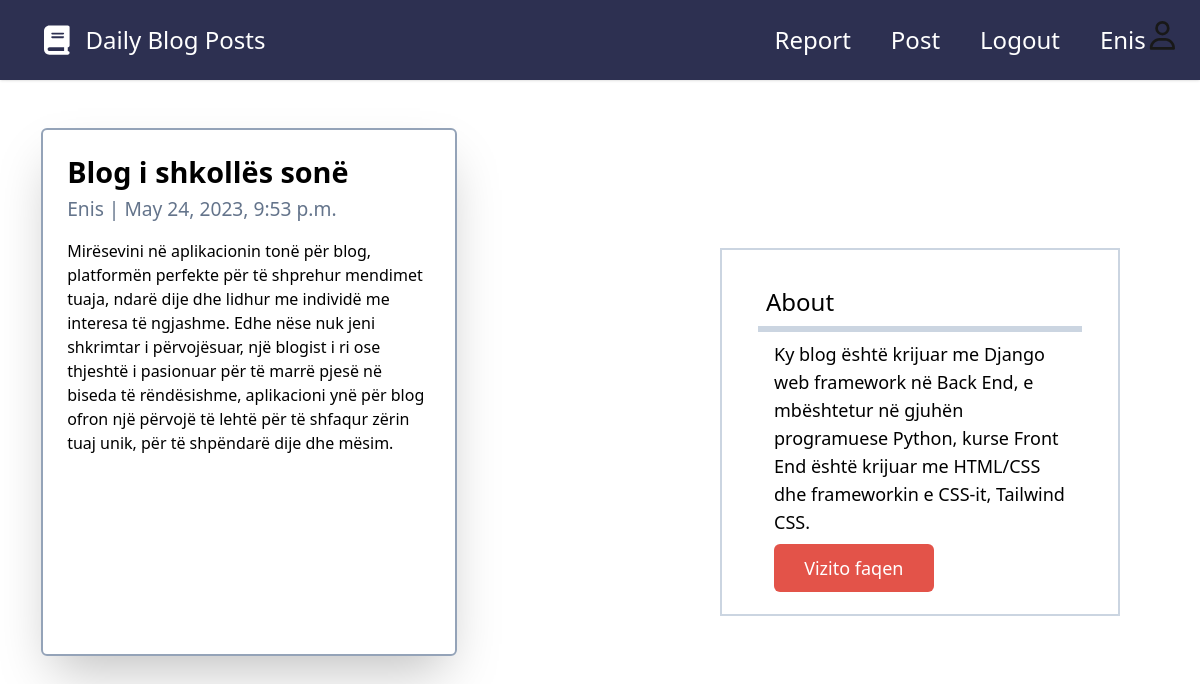
The app's page /blog/main_int/ (signed in) with its own data.
### blog/models.py (models this page shows, shortened)
class Post(models.Model):
	title = models.CharField(max_length=200, unique=True)
	slug = models.SlugField(max_length=200, unique=True)
	author = models.ForeignKey(User, on_delete=models.CASCADE, related_name="blog_posts", editable=False)
	created_on = models.DateTimeField(auto_now_add=True)
	updated_on = models.DateTimeField(auto_now=True)
	content = models.TextField()
	status = models.IntegerField(choices=STATUS, default=0)
	class Meta:
		ordering = ['-created_on']

### blog/views.py (the view)
# urls.py: path('<slug:slug>/', views.DetailView.as_view(), name="post_detail"),
class DetailView(generic.DetailView):
	model = Post
	template_name = 'post_detail.html'

### blog/templates/post_detail.html (shortened to what this page needs)
{% extends 'base.html' %}
{% block content %}
<div id="detail-container" class="p-6 w-[40rem] h-[38rem] rounded-md m-10 border-2 border-slate-400 border-solid shadow-2xl text-lg absolute top-[10%] left-[10%]">
	<div id="row">
		<div id="body-section">
		  <h1 id="detail-title" class="text-3xl mb-4 font-semibold">{% block 'title' %} {{object.title}} {% endblock 'title'%}</h1>
		  <p id="author-name" class="mb-10 text-slate-500">{{ post.author }} | {{ post.created_on }}</p>
		  <p id="content-text">{{ object.content }}</p>
		</div>
	</div>
</div>
{% endblock content %}

### blog/templates/base.html (shortened to what this page needs)
{% load static %}
<!DOCTYPE html>
<html>
	<head>
		<script src="https://cdn.tailwindcss.com"></script>
	</head>
	<body>
			<nav id="main-nav" class="p-5 shadow md:flex md:items-center md:justify-between text-white bg-[#171A3F] opacity-90 text-2xl h-[5rem] w-full">
			  <div id="container" class="flex flex-row text-center justify-center">
			    <a id="daily-post" class="text-center mx-4">Daily Blog Posts</a>
			    <div id="navbar" class="flex flex-row max-[920px]:flex-col relative left-[117%]">
			      <ul id="nav-ul" class="flex md:items-center z-[-1] md:z-auto md:static absolute w-full left-0 md:w-auto md:py-0 py-4 md:pl-0 pl-7 md:opacity-100 opacity-0 top-[-400px] transition-all ease-in duration-600 text-white text-2xl gap-x-10 lg:ml-4 md:ml-8 sm:ml-14 mx-10">
			        <li id="list-report" class="items-center md:my-0 sm:my-2">
			          <a id="nav-link-report" href="{% url 'blog:report' %}" class="text-center gap-x-10 cursor-pointer">Report</a>
			        </li>
			        <li id="list-policy" class="items-center md:my-0 sm:my-2">
			          <a id="nav-link-policy" href="{% url 'blog:add_post' %}" class="text-center gap-x-10 cursor-pointer">Post</a>
			        </li>
			      </ul>
			      <div id="form-container" class="flex flex-row items-center gap-x-10">
			        {% if user.is_authenticated %}
					<li id="logout-list" class="items-center list-none md:my-0 sm:my-2">
						<a href="{% url 'registration:logout' %}" id="logout" class="text-center cursor-pointer gap-x-10">Logout</a>
					</li>
					<li id="username-list" class="flex flex-row items-center lg:my-0 md:my-0 sm:my-2">
						<a href="#" id="username" class="text-center cursor-pointer">{{ user.username }}</a>
					</li>
					{% else %}
					<li id="login-list"  class="list-none sm:my-2">
						<a href="{% url 'register:login' %}" id="login" class="cursor-pointer text-centers">Login</a>
					</li>
					{% endif %}
			      </div>
			    </div>
			  </div>
			</nav>
		{% block content %}
		{% endblock content%}
		{% block sidebar %}
	    	{% include 'sidebar.html' %}
	    {% endblock sidebar %}
	</body>
</html>

### blog/templates/base.html (style rules this page uses)
#svg { fill: white; width: 1.6rem; margin-left: 1.5rem; }
@media only screen and (max-width: 1472px) { #navbar { position: relative; left: 70%; } }

### blog/templates/post_detail.html (style rules this page uses)
@media (min-width: 1024px) and (max-width: 1320px) { #detail-container { width: 26rem; height: 33rem; left: 0.1%; top: 11%; } }
@media (min-width: 1024px) and (max-width: 1320px) { #detail-title { font-size: 1.8rem; margin-bottom: 0.3rem; } }
@media (min-width: 1024px) and (max-width: 1320px) { #author-name { font-size: 1.2rem; margin-bottom: 1rem; } }
@media (min-width: 1024px) and (max-width: 1320px) { #content-text { font-size: 1rem; line-height: 24px; } }

### records on screen
Post: title "Blog i shkollës sonë", author "Enis", created_on "May 24, 2023, 9:53 p.m.", content "Mirësevini në aplikacionin tonë për blog, platformën perfekte për të shprehur mendimet tuaja, ndarë dije dhe lidhur me individë me interesa të ngjashme. Edhe nëse nuk jeni shkrimtar i përvojësuar, një blogist i ri ose thjeshtë i pasionuar për të marrë pjesë në biseda të rëndësishme, aplikacioni ynë për blog ofron një përvojë të lehtë për të shfaqur zërin tuaj unik, për të shpëndarë dije dhe mësim."

### other values on screen
{{ user.username }} "Enis"
